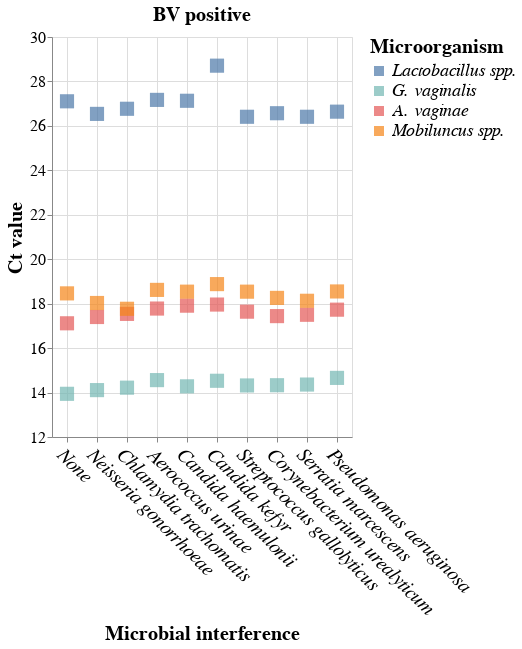

Write notebook code for a chart like this one.
### Code cell
order_color =['Lactobacillus spp.', 'G. vaginalis', 'A. vaginae', 'Mobiluncus spp.']
order= ['None',  ]
interference_grouped = interference_df[interference_df['sample'] == 'BV']
title = alt.TitleParams('BV positive', fontSize=20)
normal_chart= alt.Chart(interference_grouped, title=title).mark_square(size=200).encode(alt.X('interferent:N', title='Microbial interference', sort=order, axis=alt.Axis(labelLimit= 900,labelAngle=45, labelFontSize=20, titleFontSize=20, grid=True, labelFontStyle='Italic')),
                                                      alt.Y('Ct_value:Q',  scale=alt.Scale(zero=False,domain=[12,30]), title= 'Ct value', axis=alt.Axis(labelFontSize=16, titleFontSize=20, grid=True )),
                                                        alt.Color('organism:N', title='Microorganism',scale=alt.Scale(domain=interference_grouped.organism.tolist(), range=['#4c78a8', '#72b7b2', '#e45756','#f58518']),sort=['Lactobacillus spp.', 'G. vaginalis', 'A. vaginae', 'Mobiluncus spp.']))
                                                            
                                                           
line_normal = alt.Chart(interference_grouped).mark_line().encode(alt.X('organism:N', title='Microorganism', axis=alt.Axis(labelAngle=0, labelFontSize=20, titleFontSize=20, grid=True )),
                                                      alt.Y('Ct_value:Q',  scale=alt.Scale(zero=False,domain=[12,35]), title= 'Ct value', axis=alt.Axis(labelFontSize=16, titleFontSize=20, grid=True )),
                                                        alt.Color('interferent:N', title='Interferent'))
                                          
                                                      
                                                  

normal_layer = alt.layer(normal_chart).properties(width=300, height=400).configure_legend(titleFontSize=20, labelFontSize=18, labelFontStyle='Italic', labelLimit=900)
normal_layer

### Figure 1 — Vega-Lite specification as saved in the notebook (floating-point values rounded to 4 significant figures)
{"config": {"view": {"continuousWidth": 400, "continuousHeight": 300}, "legend": {"labelFontSize": 18, "labelFontStyle": "Italic", "labelLimit": 900, "titleFontSize": 20}}, "layer": [{"mark": {"type": "square", "size": 200}, "encoding": {"color": {"field": "organism", "scale": {"domain": ["Lactobacillus spp.", "G. vaginalis", "A. vaginae", "Mobiluncus spp.", "Lactobacillus spp.", "G. vaginalis", "A. vaginae", "Mobiluncus spp.", "Lactobacillus spp.", "G. vaginalis", "A. vaginae", "Mobiluncus spp.", "Lactobacillus spp.", "G. vaginalis", "A. vaginae", "Mobiluncus spp.", "Lactobacillus spp.", "G. vaginalis", "A. vaginae", "Mobiluncus spp.", "Lactobacillus spp.", "G. vaginalis", "A. vaginae", "Mobiluncus spp.", "Lactobacillus spp.", "G. vaginalis", "A. vaginae", "Mobiluncus spp.", "Lactobacillus spp.", "G. vaginalis", "A. vaginae", "Mobiluncus spp.", "Lactobacillus spp.", "G. vaginalis", "A. vaginae", "Mobiluncus spp.", "Lactobacillus spp.", "G. vaginalis", "A. vaginae", "Mobiluncus spp."], "range": ["#4c78a8", "#72b7b2", "#e45756", "#f58518"]}, "sort": ["Lactobacillus spp.", "G. vaginalis", "A. vaginae", "Mobiluncus spp."], "title": "Microorganism", "type": "nominal"}, "x": {"axis": {"grid": true, "labelAngle": 45, "labelFontSize": 20, "labelFontStyle": "Italic", "labelLimit": 900, "titleFontSize": 20}, "field": "interferent", "sort": ["None"], "title": "Microbial interference", "type": "nominal"}, "y": {"axis": {"grid": true, "labelFontSize": 16, "titleFontSize": 20}, "field": "Ct_value", "scale": {"domain": [12, 30], "zero": false}, "title": "Ct value", "type": "quantitative"}}, "title": {"text": "BV positive", "fontSize": 20}}], "data": {"name": "data-dbbe9714af09dba4dd78638072e84a73"}, "height": 400, "width": 300, "$schema": "https://vega.github.io/schema/vega-lite/v4.17.0.json", "datasets": {"data-dbbe9714af09dba4dd78638072e84a73": [{"sample": "BV", "interferent": "None", "organism": "Lactobacillus spp.", "Ct_value": 27.11}, {"sample": "BV", "interferent": "None", "organism": "G. vaginalis", "Ct_value": 13.94}, {"sample": "BV", "interferent": "None", "organism": "A. vaginae", "Ct_value": 17.12}, {"sample": "BV", "interferent": "None", "organism": "Mobiluncus spp.", "Ct_value": 18.46}, {"sample": "BV", "interferent": "Neisseria gonorrhoeae ", "organism": "Lactobacillus spp.", "Ct_value": 26.54}, {"sample": "BV", "interferent": "Neisseria gonorrhoeae ", "organism": "G. vaginalis", "Ct_value": 14.11}, {"sample": "BV", "interferent": "Neisseria gonorrhoeae ", "organism": "A. vaginae", "Ct_value": 17.4}, {"sample": "BV", "interferent": "Neisseria gonorrhoeae ", "organism": "Mobiluncus spp.", "Ct_value": 18.03}, {"sample": "BV", "interferent": "Chlamydia trachomatis", "organism": "Lactobacillus spp.", "Ct_value": 26.77}, {"sample": "BV", "interferent": "Chlamydia trachomatis", "organism": "G. vaginalis", "Ct_value": 14.22}, {"sample": "BV", "interferent": "Chlamydia trachomatis", "organism": "A. vaginae", "Ct_value": 17.54}, {"sample": "BV", "interferent": "Chlamydia trachomatis", "organism": "Mobiluncus spp.", "Ct_value": 17.77}, {"sample": "BV", "interferent": "Aerococcus urinae", "organism": "Lactobacillus spp.", "Ct_value": 27.17}, {"sample": "BV", "interferent": "Aerococcus urinae", "organism": "G. vaginalis", "Ct_value": 14.56}, {"sample": "BV", "interferent": "Aerococcus urinae", "organism": "A. vaginae", "Ct_value": 17.78}, {"sample": "BV", "interferent": "Aerococcus urinae", "organism": "Mobiluncus spp.", "Ct_value": 18.62}, {"sample": "BV", "interferent": "Candida haemulonii", "organism": "Lactobacillus spp.", "Ct_value": 27.13}, {"sample": "BV", "interferent": "Candida haemulonii", "organism": "G. vaginalis", "Ct_value": 14.28}, {"sample": "BV", "interferent": "Candida haemulonii", "organism": "A. vaginae", "Ct_value": 17.91}, {"sample": "BV", "interferent": "Candida haemulonii", "organism": "Mobiluncus spp.", "Ct_value": 18.54}, {"sample": "BV", "interferent": "Candida kefyr", "organism": "Lactobacillus spp.", "Ct_value": 28.71}, {"sample": "BV", "interferent": "Candida kefyr", "organism": "G. vaginalis", "Ct_value": 14.53}, {"sample": "BV", "interferent": "Candida kefyr", "organism": "A. vaginae", "Ct_value": 17.96}, {"sample": "BV", "interferent": "Candida kefyr", "organism": "Mobiluncus spp.", "Ct_value": 18.88}, {"sample": "BV", "interferent": "Streptococcus gallolyticus", "organism": "Lactobacillus spp.", "Ct_value": 26.41}, {"sample": "BV", "interferent": "Streptococcus gallolyticus", "organism": "G. vaginalis", "Ct_value": 14.32}, {"sample": "BV", "interferent": "Streptococcus gallolyticus", "organism": "A. vaginae", "Ct_value": 17.64}, {"sample": "BV", "interferent": "Streptococcus gallolyticus", "organism": "Mobiluncus spp.", "Ct_value": 18.54}, {"sample": "BV", "interferent": "Corynebacterium urealyticum", "organism": "Lactobacillus spp.", "Ct_value": 26.57}, {"sample": "BV", "interferent": "Corynebacterium urealyticum", "organism": "G. vaginalis", "Ct_value": 14.33}, {"sample": "BV", "interferent": "Corynebacterium urealyticum", "organism": "A. vaginae", "Ct_value": 17.44}, {"sample": "BV", "interferent": "Corynebacterium urealyticum", "organism": "Mobiluncus spp.", "Ct_value": 18.26}, {"sample": "BV", "interferent": "Serratia marcescens", "organism": "Lactobacillus spp.", "Ct_value": 26.41}, {"sample": "BV", "interferent": "Serratia marcescens", "organism": "G. vaginalis", "Ct_value": 14.36}, {"sample": "BV", "interferent": "Serratia marcescens", "organism": "A. vaginae", "Ct_value": 17.5}, {"sample": "BV", "interferent": "Serratia marcescens", "organism": "Mobiluncus spp.", "Ct_value": 18.13}, {"sample": "BV", "interferent": "Pseudomonas aeruginosa", "organism": "Lactobacillus spp.", "Ct_value": 26.64}, {"sample": "BV", "interferent": "Pseudomonas aeruginosa", "organism": "G. vaginalis", "Ct_value": 14.66}, {"sample": "BV", "interferent": "Pseudomonas aeruginosa", "organism": "A. vaginae", "Ct_value": 17.73}, {"sample": "BV", "interferent": "Pseudomonas aeruginosa", "organism": "Mobiluncus spp.", "Ct_value": 18.55}]}}
